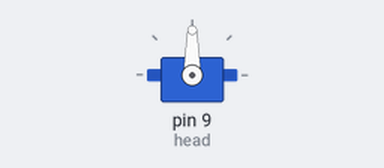
Simulated run of this sketch. Board: Arduino Uno, built with avr-gcc and run on an emulated ATmega328P. Parts: servo.

Above: at 1.05 s.
At 3.05 s:
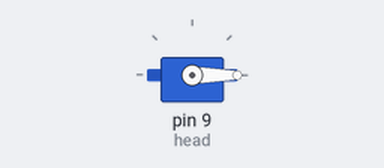
At 5.0 s:
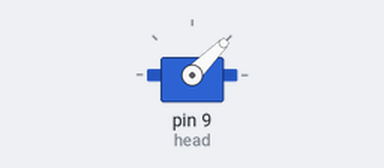
At 9.0 s:
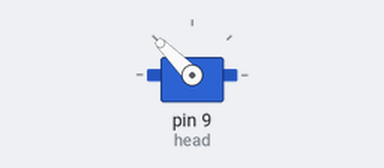
Timing chart, 0 to 11.4 s (numbered marks = the images above):
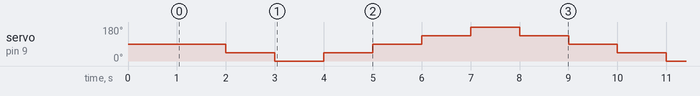

Measured:
- by itself, servo on pin 9 (head): repeats every 8.0 s: 0° 1.0 s, 45° 1.0 s, 90° 1.0 s, 135° 1.0 s, 180° 1.0 s, 135° 1.0 s, 90° 1.0 s, 45° 1.0 s

The sketch:

ServoTest.ino
```cpp
#include <Servo.h>

Servo head;

void setup() {
  head.attach(9);
  head.write(90);
  delay(1000);
}

void loop() {

  head.write(90);
  delay(1000);
  head.write(45);
  delay(1000);
  head.write(0);
  delay(1000);
  head.write(45);
  delay(1000);
  head.write(90);
  delay(1000);
  head.write(135);
  delay(1000);
  head.write(180);
  delay(1000);
  head.write(135);
  delay(1000);
}
```
